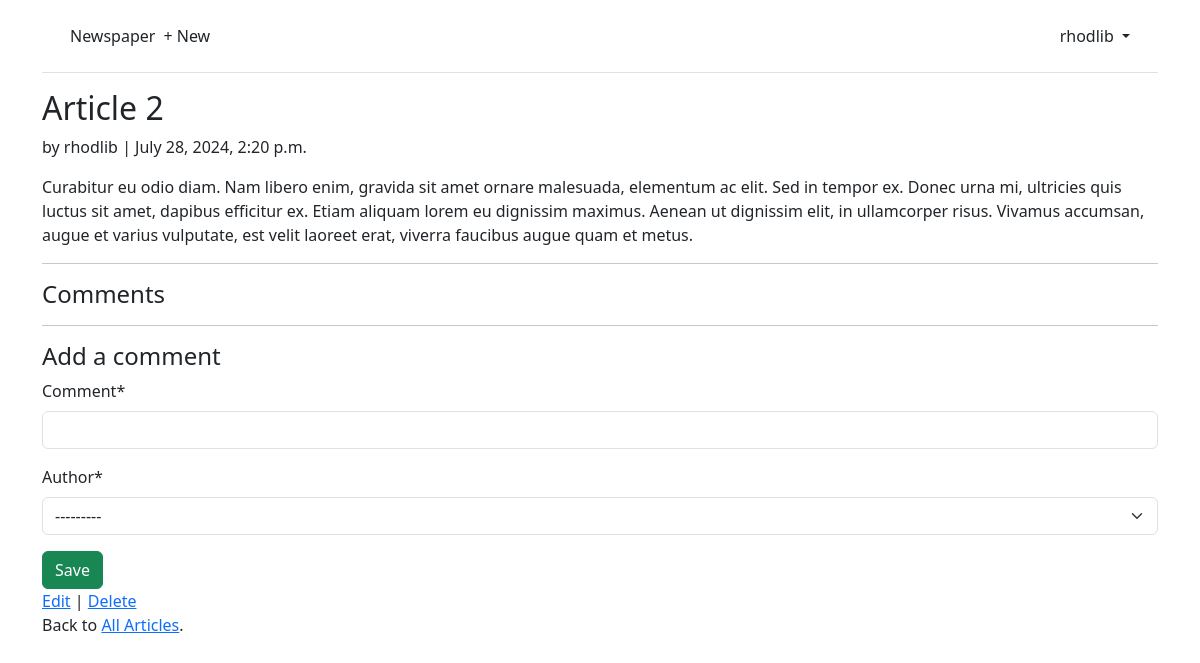
/articles/2/ (signed in), run on an earlier commit of the app's database.
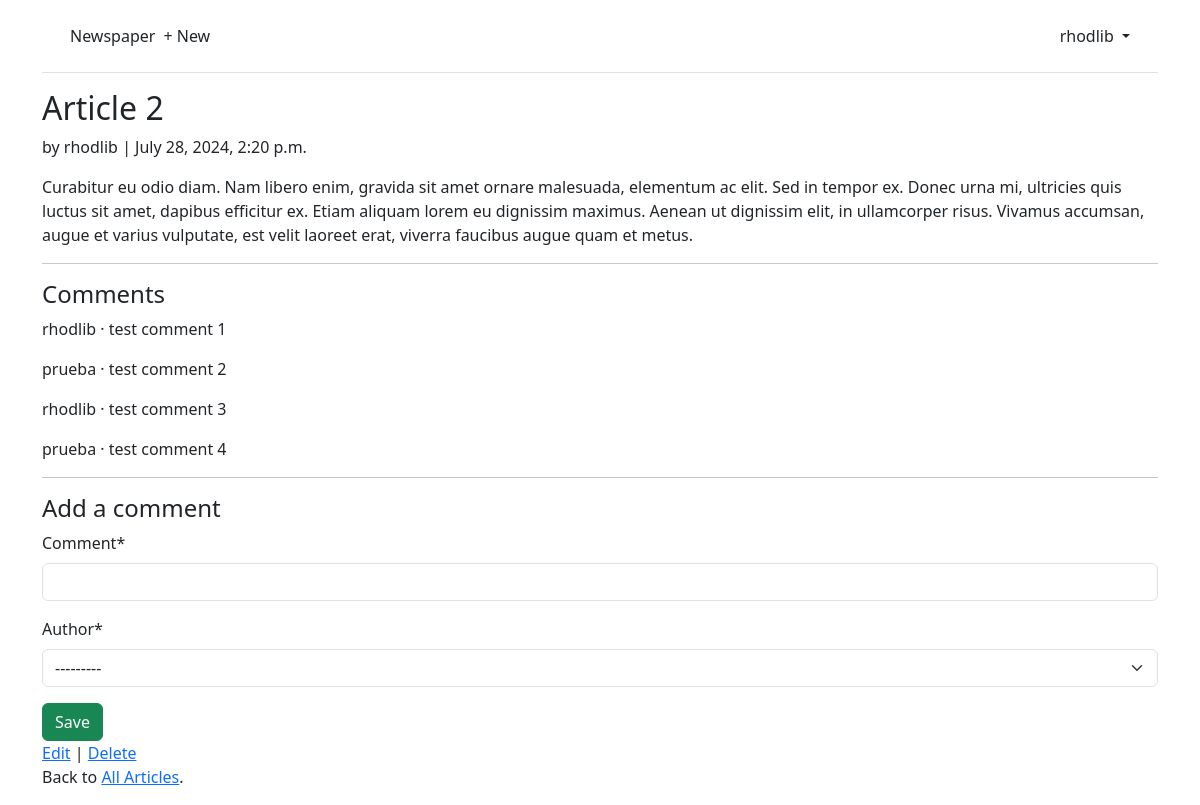
And on a later commit of the database.
### articles/models.py (models this page shows, shortened)
class Comment(models.Model):
    article = models.ForeignKey(Article, on_delete=models.CASCADE)
    comment = models.CharField(max_length=140)
    author = models.ForeignKey(settings.AUTH_USER_MODEL, on_delete=models.CASCADE)
    def __str__(self):
        return self.comment

### accounts/models.py (models this page shows)
class CustomUser(AbstractUser):
    age = models.PositiveIntegerField(null=True, blank=True)

### articles/views.py (the view, shortened to what this page needs)
# urls.py: path('<int:pk>/', ArticleDetailView.as_view(), name='article_detail'),
class ArticleDetailView(LoginRequiredMixin, View):
    def get(self, request, *args, **kwargs):
        view = CommentGet.as_view()
        return view(request, *args, **kwargs)

### articles/forms.py
class CommentForm(forms.ModelForm):
    class Meta:
        model = Comment
        fields = ("comment", "author")

### articles/views.py (called while the page is built)
    def get_context_data(self, **kwargs):
        context = super().get_context_data(**kwargs)
        context['form'] = CommentForm()
        return context

### templates/article_detail.html
{% extends 'base.html' %}
{% load crispy_forms_tags %}
{% block content %}
<div class="article-entry">
    <h2>{{ object.title }}</h2>
    <p>by {{ object.author }} | {{ object.date }}</p>
    <p>{{ object.body }}</p>
</div>
<hr>
<h4>Comments</h4>
{% for comment in article.comment_set.all %}
    <p>{{ comment.author }} &middot; {{ comment }}</p>
{% endfor %}
<hr>
<h4>Add a comment</h4>
<form method="post">{% csrf_token %}
    {{form|crispy}}
    <button class="btn btn-success" type="submit">Save</button>
</form>
<a href="{% url 'article_edit' object.pk%}">Edit</a> | <a href="{% url 'article_delete' object.pk %}">Delete</a>
<p>Back to <a href="{% url 'article_list' %}">All Articles</a>.</p>
{% endblock content %}

What changed in the data, as far as the page shows it:
added Comment: author "rhodlib", comment "test comment 1"
added Comment: author "prueba", comment "test comment 2"
added Comment: author "rhodlib", comment "test comment 3"
added Comment: author "prueba", comment "test comment 4"
